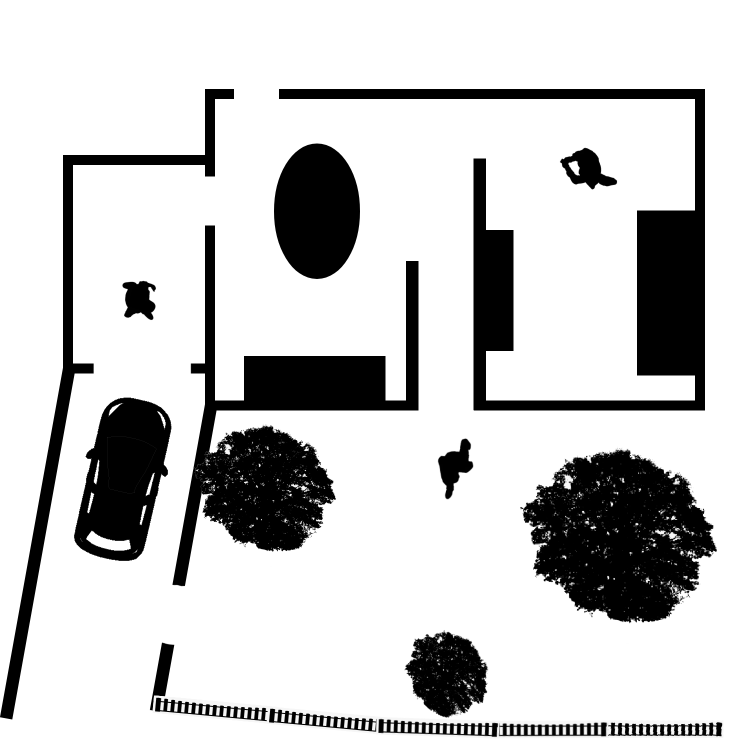
%> input picture house_map.png, 1500 x 1500 px (shown at 1/2 size)
$ octave rrt_house.m   (GNU Octave 9; MATLAB toolbox functions it lacks are replaced by stand-ins)
%> lines starting %> are read from the running program, lines starting %| are printed output that depends on the picture; in (x1, y1, x2, y2) boxes, pixels count from 0 and x2, y2 are one past the last pixel; in counts of white or black regions, pixels touching at a corner belong together; the program's own positions count from 1
### loadMap.m
function [occgrid, occgrid_unscaled] = loadMap(filename, map_size)
%> called with filename = 'house_map.png', map_size = 50
%LOAD_MAP imports an image with the specified filename (text array) and
%map_size (single value for square image) and converts it to
%an occupancy grid map. It returns this map.

image = imread(filename); % read in scan data
%> image is the input picture: size 1500x1500x3 uint8; mean R, G, B 202.8, 202.8, 202.8
grayimage = rgb2gray(image); % convert  to grey scale
bwimage = grayimage < 100; % convert to black and white
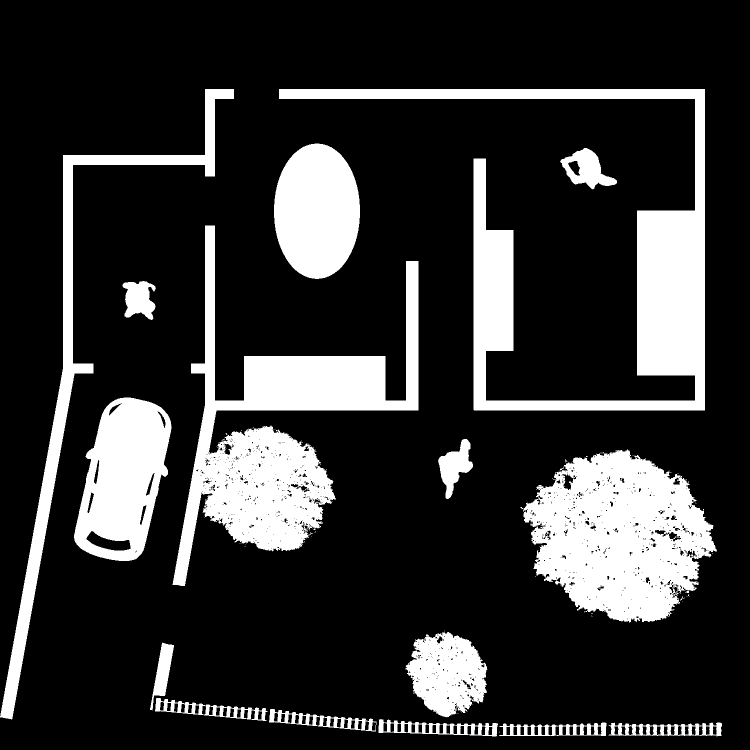
%> bwimage: size 1500x1500 logical (shown at 1/2 size); 20.4% white; 70 white regions (52 under 20 px), largest, box (x1, y1, x2, y2) and area: (345, 451, 837, 1172) 102831, (558, 178, 1410, 821) 102049, (1041, 899, 1434, 1246) 88172

bwimage_sclaed = imresize(bwimage,[map_size map_size]);
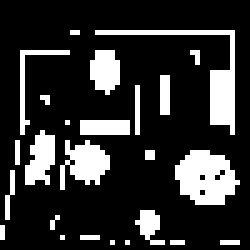
%> bwimage_sclaed: size 50x50 logical (shown 5 times larger); 19.7% white; 25 white regions (17 under 20 px), largest, box (x1, y1, x2, y2) and area: (35, 30, 48, 41) 100, (19, 6, 47, 27) 92, (12, 28, 22, 38) 59

size_exp = map_size(1); %mm
size_act = size(bwimage,1);
%> size_act = 1500
scale = (size_act / size_exp);
%> scale = 30

%> the run ends on the next line
occgrid = binaryOccupancyMap(bwimage_sclaed); % load in to occupancy grid
occgrid_unscaled = binaryOccupancyMap(bwimage, scale); % load in to occupancy gridz
end

### rrt_house.m
%% Path Planning for Drone
% Move drone using RRT Planner
%%
% Load map of house

clear all
close all
clc

% load image and create Occupancy map from image
[house_occgrid, house_occgrid_unscaled] = loadMap('house_map.png', 50);

$ run again, with city_map.png copied over house_map.png
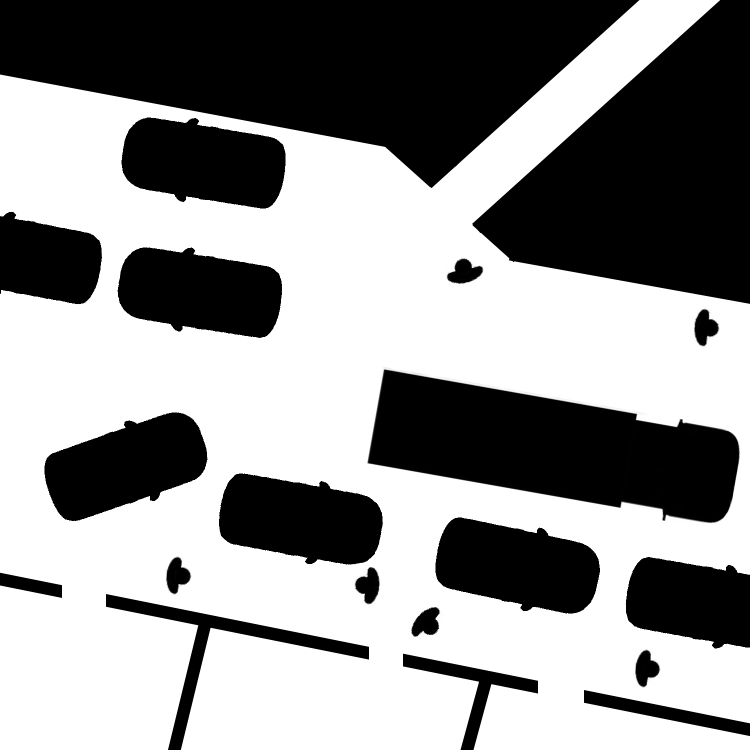
%> input picture city_map.png, 1500 x 1500 px (shown at 1/2 size)
%> in loadMap, image is the input picture: size 1500x1500x3 uint8; mean R, G, B 146.4, 146.4, 146.4
%> in loadMap, `bwimage = grayimage < 100;`:
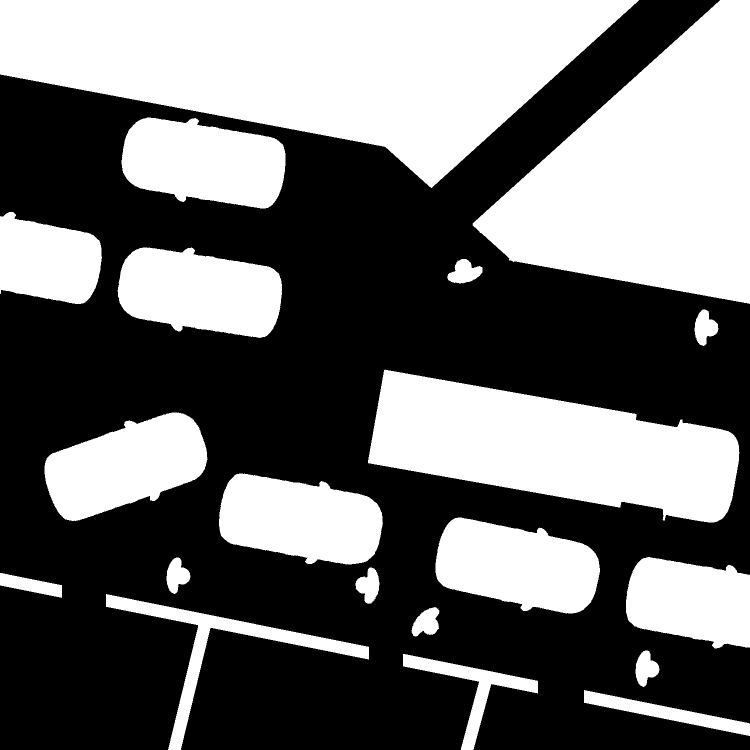
%> bwimage: size 1500x1500 logical (shown at 1/2 size); 42.5% white; 20 white regions, largest, box (x1, y1, x2, y2) and area: (0, 0, 1278, 376) 279754, (945, 0, 1500, 608) 196382, (736, 739, 1479, 1045) 135636
%> in loadMap, `bwimage_sclaed = imresize(bwimage,[map_size map_size]);`:
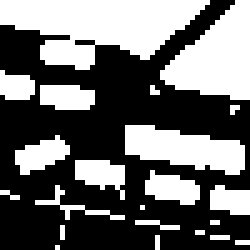
%> bwimage_sclaed: size 50x50 logical (shown 5 times larger); 42.7% white; 22 white regions (12 under 20 px), largest, box (x1, y1, x2, y2) and area: (0, 0, 42, 14) 362, (32, 0, 50, 20) 220, (25, 25, 49, 35) 153
